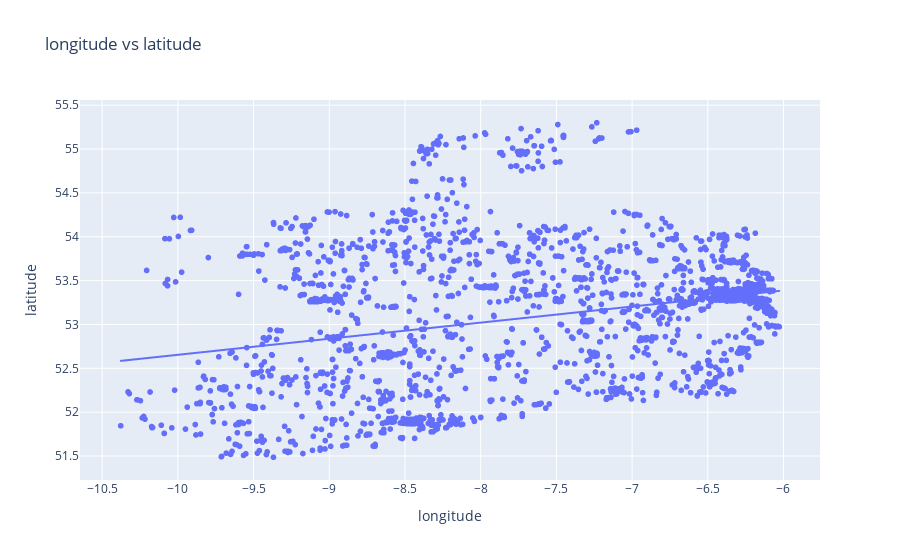

The code cell stored with this chart in its notebook:
### Markdown cell above
### Cleaning

### Code cell
import plotly.express as px
#scatter of longitude and altitude showed a value that was definitely an outlier
px.scatter(df, x='longitude', y='latitude', trendline='ols',
           title='longitude vs latitude').show()

# this value lines up wiht somewhere in america so we will remove
df = df[~df['latitude'].isin([39.78373])]

### Figure 1 — Plotly figure (JSON) as saved in the notebook; plotly's stock layout.template omitted (floating-point values rounded to 4 significant figures; data arrays with more than 128 entries replaced by an {"elided": "..."} marker saying what was removed)
{"data": [{"hovertemplate": "longitude=%{x}<br>latitude=%{y}<extra></extra>", "legendgroup": "", "marker": {"color": "#636efa", "symbol": "circle"}, "mode": "markers", "name": "", "showlegend": false, "type": "scattergl", "x": {"elided": "3966 float values"}, "xaxis": "x", "y": {"elided": "3966 float values"}, "yaxis": "y"}, {"hovertemplate": "<b>OLS trendline</b><br>latitude = 0.183402 * longitude + 54.4882<br>R<sup>2</sup>=0.093114<br><br>longitude=%{x}<br>latitude=%{y} <b>(trend)</b><extra></extra>", "legendgroup": "", "marker": {"color": "#636efa", "symbol": "circle"}, "mode": "lines", "name": "", "showlegend": false, "type": "scattergl", "x": {"elided": "3966 float values"}, "xaxis": "x", "y": {"elided": "3966 float values"}, "yaxis": "y"}], "layout": {"legend": {"tracegroupgap": 0}, "title": {"text": "longitude vs latitude"}, "xaxis": {"anchor": "y", "domain": [0, 1], "title": {"text": "longitude"}}, "yaxis": {"anchor": "x", "domain": [0, 1], "title": {"text": "latitude"}}}}
